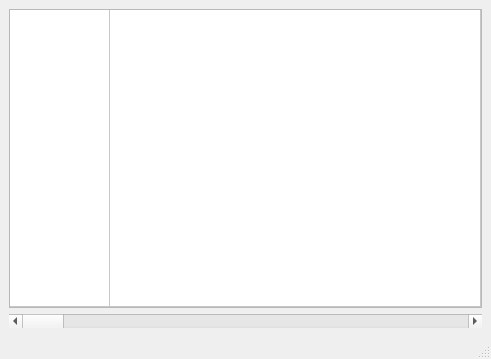
<?xml version="1.0" encoding="UTF-8"?>
<ui version="4.0">
 <class>MainWindow</class>
 <widget class="QMainWindow" name="MainWindow">
  <property name="geometry">
   <rect>
    <x>0</x>
    <y>0</y>
    <width>491</width>
    <height>359</height>
   </rect>
  </property>
  <property name="windowTitle">
   <string>MainWindow</string>
  </property>
  <widget class="QWidget" name="centralwidget">
   <layout class="QVBoxLayout" name="verticalLayout">
    <item>
     <widget class="QTableWidget" name="tableWidget">
      <property name="verticalScrollBarPolicy">
       <enum>Qt::ScrollBarAlwaysOff</enum>
      </property>
      <property name="horizontalScrollBarPolicy">
       <enum>Qt::ScrollBarAlwaysOff</enum>
      </property>
      <property name="autoScroll">
       <bool>false</bool>
      </property>
      <property name="editTriggers">
       <set>QAbstractItemView::NoEditTriggers</set>
      </property>
      <property name="rowCount">
       <number>1</number>
      </property>
      <property name="columnCount">
       <number>2</number>
      </property>
      <attribute name="horizontalHeaderVisible">
       <bool>false</bool>
      </attribute>
      <attribute name="horizontalHeaderStretchLastSection">
       <bool>true</bool>
      </attribute>
      <attribute name="verticalHeaderVisible">
       <bool>false</bool>
      </attribute>
      <attribute name="verticalHeaderStretchLastSection">
       <bool>true</bool>
      </attribute>
      <row/>
      <column/>
      <column/>
     </widget>
    </item>
    <item>
     <widget class="QScrollBar" name="horizontalScrollBar">
      <property name="orientation">
       <enum>Qt::Horizontal</enum>
      </property>
     </widget>
    </item>
   </layout>
  </widget>
  <widget class="QMenuBar" name="menubar">
   <property name="geometry">
    <rect>
     <x>0</x>
     <y>0</y>
     <width>491</width>
     <height>28</height>
    </rect>
   </property>
  </widget>
  <widget class="QStatusBar" name="statusbar"/>
 </widget>
 <resources/>
 <connections/>
</ui>
